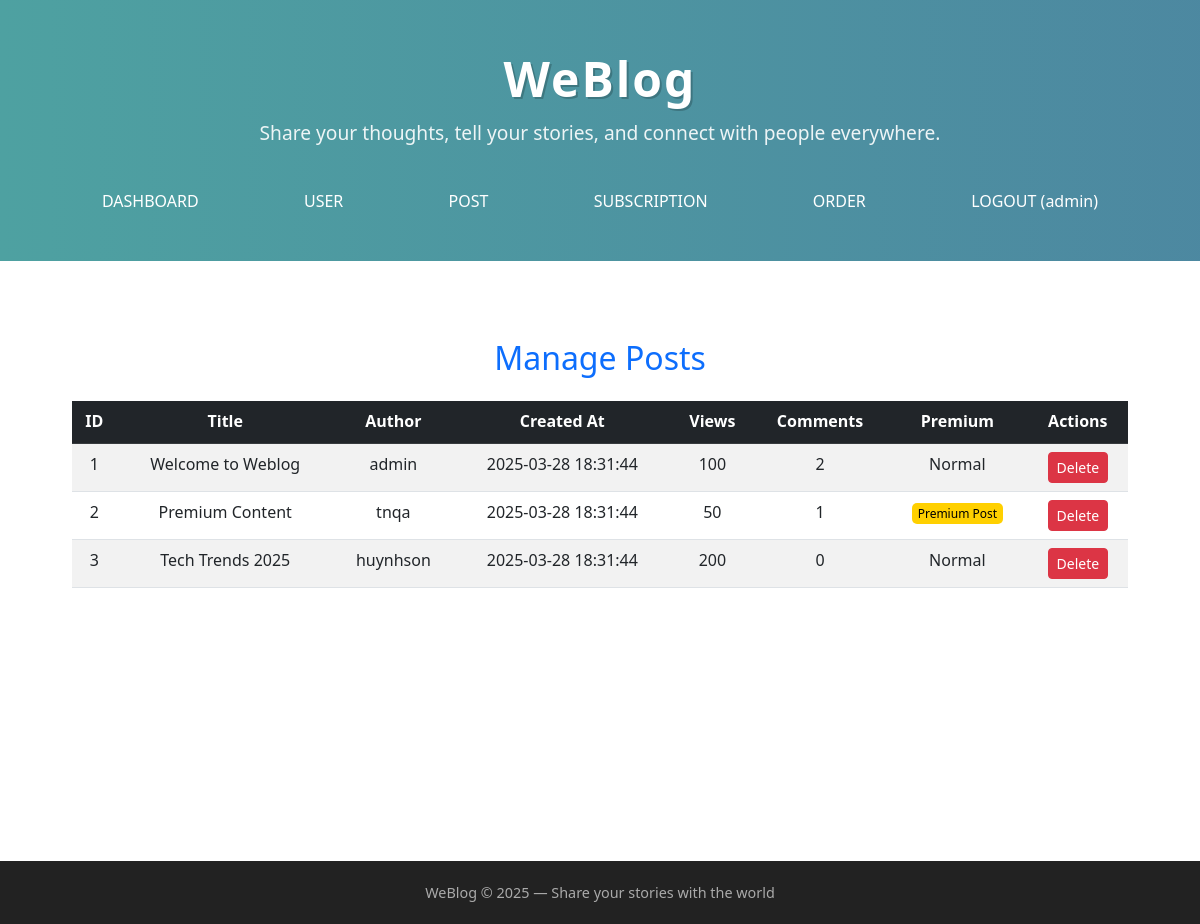
Screenshot of /admin/posts.php (signed in) with the database file from the repository.
### tables this page shows
CREATE TABLE posts (
  id INT AUTO_INCREMENT PRIMARY KEY,
  user_id INT,
  title VARCHAR(200),
  content TEXT,
  created_at DATETIME DEFAULT CURRENT_TIMESTAMP,
  views INT DEFAULT 0,
  premium BOOLEAN DEFAULT FALSE,
  thumbnail_path text NOT NULL,
  FOREIGN KEY (user_id) REFERENCES users(id) ON DELETE CASCADE
);

CREATE TABLE users (
  id INT AUTO_INCREMENT PRIMARY KEY,
  username VARCHAR(50) UNIQUE,
  password VARCHAR(100),
  email VARCHAR(100) UNIQUE,
  role_id INT,
  bio TEXT,
  avatar_path VARCHAR(255), 
  created_at DATETIME DEFAULT CURRENT_TIMESTAMP,
  FOREIGN KEY (role_id) REFERENCES roles(id) ON DELETE SET NULL
);

### admin/posts.php (the view, shortened to what this page needs)
<?php
include '../includes/header.php';
$query = "SELECT posts.id, posts.title, posts.created_at, posts.views, posts.premium, users.username,
                 (SELECT COUNT(*) FROM comments WHERE comments.post_id = posts.id) AS comment_count
          FROM posts
          JOIN users ON posts.user_id = users.id";
$result = mysqli_query($conn, $query);
?>
<link rel="stylesheet" href="https://cdn.jsdelivr.net/npm/bootstrap@5.3.0/dist/css/bootstrap.min.css">
<link rel="stylesheet" href="../assets/css/style.css">
<link rel="stylesheet" href="../assets/css/admin.css">
<div class="container mt-5">
    <h2 class="text-center text-primary mb-4">Manage Posts</h2>
    <div class="table-responsive">
        <table class="table table-striped table-hover">
            <thead class="table-dark">
                <tr>
                    <th>ID</th>
                    <th>Title</th>
                    <th>Author</th>
                    <th>Created At</th>
                    <th>Views</th>
                    <th>Comments</th>
                    <th>Premium</th>
                    <th>Actions</th>
                </tr>
            </thead>
            <tbody>
                <?php while ($row = mysqli_fetch_assoc($result)) { ?>
                    <tr>
                        <td><?php echo htmlspecialchars($row['id']); ?></td>
                        <td><?php echo htmlspecialchars($row['title']); ?></td>
                        <td><?php echo htmlspecialchars($row['username']); ?></td>
                        <td><?php echo htmlspecialchars($row['created_at']); ?></td>
                        <td><?php echo htmlspecialchars($row['views']); ?></td>
                        <td><?php echo htmlspecialchars($row['comment_count']); ?></td>
                        <td>
                            <?php echo $row['premium'] ? "<span class='premium'>Premium Post</span>" : "Normal"; ?>
                        </td>
                        <td>
                            <a href="delete_post.php?id=<?php echo $row['id']; ?>" class="btn btn-danger btn-sm" onclick="return confirm('Are you sure?');">Delete</a>
                        </td>
                    </tr>
                <?php } ?>
            </tbody>
        </table>
    </div>
</div>
<?php include '../includes/footer.php'; ?>

### assets/css/style.css (style rules this page uses)
* { margin: 0; padding: 0; box-sizing: border-box; }
body { font-family: 'Segoe UI', Tahoma, Geneva, Verdana, sans-serif; line-height: 1.6; }
.container { width: 90%; max-width: 1100px; margin: auto; text-align: center; }

### assets/css/admin.css (style rules this page uses)
.premium { background: #ffd000; color: #000; padding: 2px 6px; border-radius: 5px; font-size: 12px; }

### rows the page displays
posts: id "1", title "Welcome to Weblog", user.username "admin", created_at "2025-03-28 18:31:44", views "100", comment_count "2", premium "Normal"
posts: id "2", title "Premium Content", user.username "tnqa", created_at "2025-03-28 18:31:44", views "50", comment_count "1", premium "Premium Post"
posts: id "3", title "Tech Trends 2025", user.username "huynhson", created_at "2025-03-28 18:31:44", views "200", comment_count "0", premium "Normal"

### other values shown
$_SESSION['username'] "admin"
